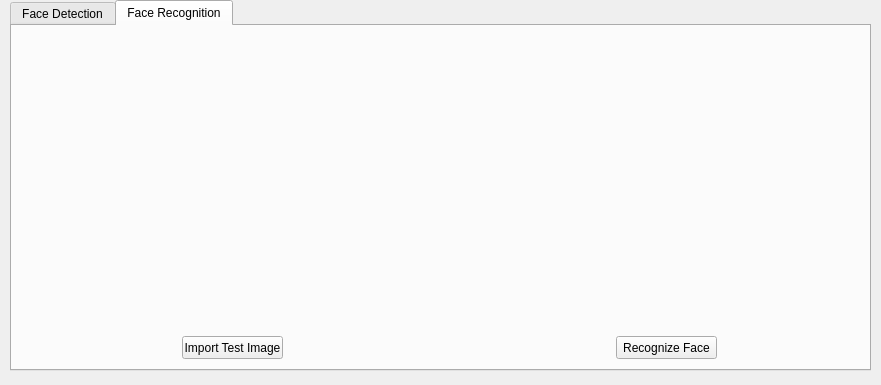
<?xml version="1.0" encoding="UTF-8"?>
<ui version="4.0">
 <class>MainWindow</class>
 <widget class="QMainWindow" name="MainWindow">
  <property name="geometry">
   <rect>
    <x>0</x>
    <y>0</y>
    <width>881</width>
    <height>385</height>
   </rect>
  </property>
  <property name="windowTitle">
   <string>Face Recognition &amp; Detection</string>
  </property>
  <widget class="QWidget" name="centralwidget">
   <widget class="QTabWidget" name="tabWidget">
    <property name="geometry">
     <rect>
      <x>10</x>
      <y>0</y>
      <width>861</width>
      <height>371</height>
     </rect>
    </property>
    <property name="currentIndex">
     <number>1</number>
    </property>
    <widget class="QWidget" name="DetectionTab">
     <attribute name="title">
      <string>Face Detection</string>
     </attribute>
     <widget class="QPushButton" name="ImportButton">
      <property name="geometry">
       <rect>
        <x>170</x>
        <y>310</y>
        <width>75</width>
        <height>23</height>
       </rect>
      </property>
      <property name="text">
       <string>Import Image</string>
      </property>
     </widget>
     <widget class="QPushButton" name="DetectionButton">
      <property name="geometry">
       <rect>
        <x>620</x>
        <y>310</y>
        <width>75</width>
        <height>23</height>
       </rect>
      </property>
      <property name="text">
       <string>Detect Face</string>
      </property>
     </widget>
     <widget class="ImageView" name="Import" native="true">
      <property name="geometry">
       <rect>
        <x>21</x>
        <y>20</y>
        <width>391</width>
        <height>271</height>
       </rect>
      </property>
     </widget>
     <widget class="ImageView" name="Detection" native="true">
      <property name="geometry">
       <rect>
        <x>439</x>
        <y>20</y>
        <width>391</width>
        <height>271</height>
       </rect>
      </property>
     </widget>
    </widget>
    <widget class="QWidget" name="RecognitionTab">
     <attribute name="title">
      <string>Face Recognition</string>
     </attribute>
     <widget class="QPushButton" name="RecogintionButton">
      <property name="geometry">
       <rect>
        <x>604</x>
        <y>310</y>
        <width>101</width>
        <height>23</height>
       </rect>
      </property>
      <property name="text">
       <string>Recognize Face</string>
      </property>
     </widget>
     <widget class="ImageView" name="Recognition" native="true">
      <property name="geometry">
       <rect>
        <x>439</x>
        <y>20</y>
        <width>391</width>
        <height>271</height>
       </rect>
      </property>
     </widget>
     <widget class="QPushButton" name="TestImageButton">
      <property name="geometry">
       <rect>
        <x>170</x>
        <y>310</y>
        <width>101</width>
        <height>23</height>
       </rect>
      </property>
      <property name="text">
       <string>Import Test Image</string>
      </property>
     </widget>
     <widget class="ImageView" name="TestImage" native="true">
      <property name="geometry">
       <rect>
        <x>21</x>
        <y>20</y>
        <width>391</width>
        <height>271</height>
       </rect>
      </property>
     </widget>
    </widget>
   </widget>
  </widget>
 </widget>
 <customwidgets>
  <customwidget>
   <class>ImageView</class>
   <extends>QWidget</extends>
   <header location="global">pyqtgraph.h</header>
   <container>1</container>
  </customwidget>
 </customwidgets>
 <resources/>
 <connections/>
</ui>
